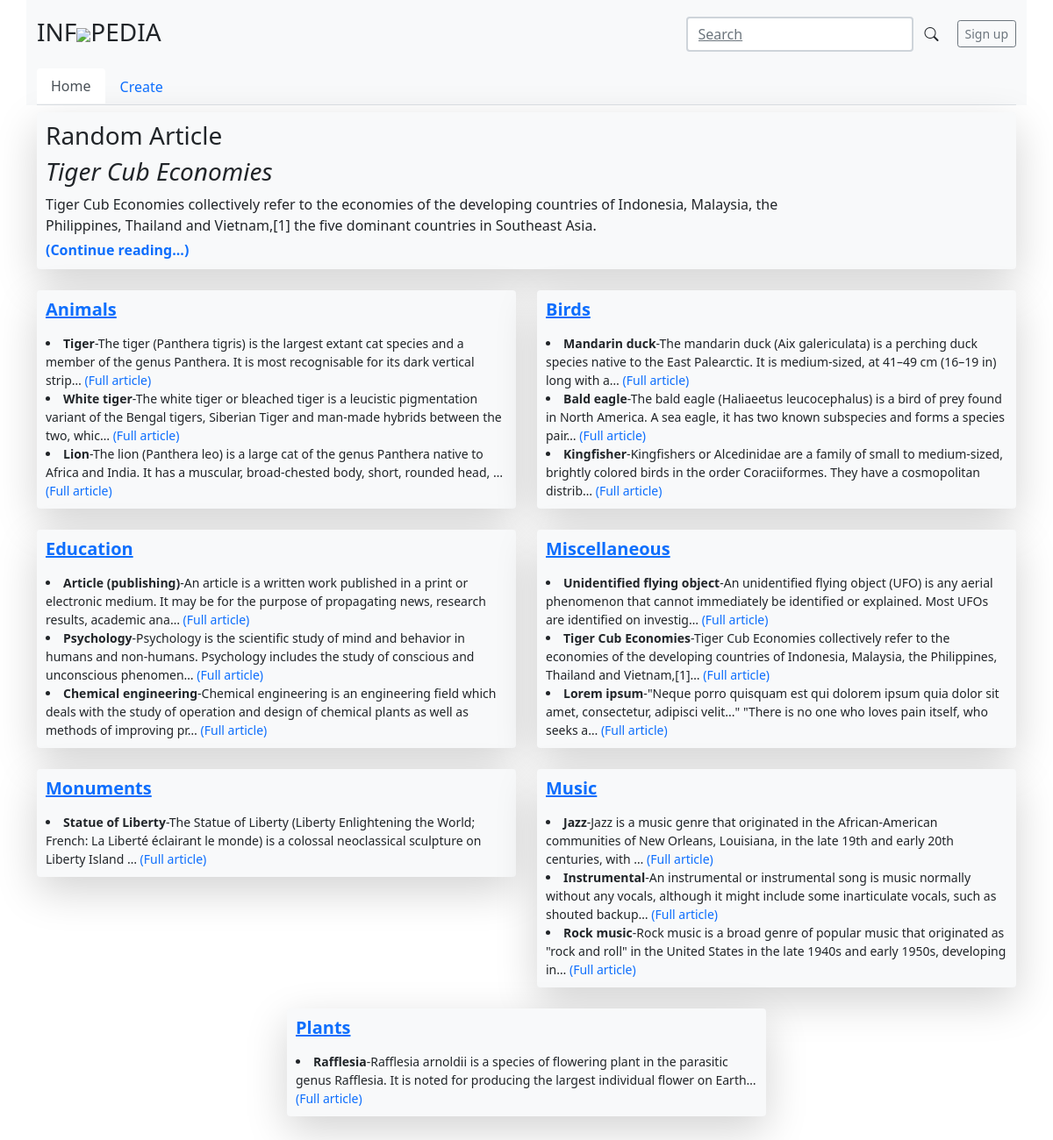
/home/, run on the app's committed database.
### index/models.py (models this page shows, shortened)
class MainArticle(models.Model):
	category = models.ForeignKey(Category, related_name='mainarticle', on_delete=models.SET_DEFAULT, null=True, blank=True, default=1)
	title= models.CharField(max_length=100)
	short_description = models.CharField(max_length=500, blank=True, null=True)
	slug=models.SlugField(max_length = 250, null=False,)
	published_at = models.DateTimeField(auto_now_add=True)
	updated_at = models.DateTimeField(auto_now=True)

class Category(models.Model):
	category = models.CharField(max_length=100)
	class Meta:
		verbose_name_plural = "categories"
	def __str__(self):
		return self.category
	'''def save(self, *args, **kwargs):
		qs = Category.objects.filter(category=self.category)
		if qs.exists():
			raise ValidationError('This category already exists')
		else:
			return super().save(*args, **kwargs)'''

### index/views.py (the view)
# urls.py: path('home/', views.home, name="home"),
def home(request):
	global categories
	articles = MainArticle.objects.all().order_by('-published_at')
	random_article = random.choice(articles)
	context={'articles':articles, 'home_title':"Home",'categories':categories, 'random_article':random_article}
	return render(request, 'index/articles/home.html', context)

### index/templates/index/articles/home.html (shortened to what this page needs)
{% extends 'base/base.html' %}
{% block content %}
<main class="container">
<div class="p-2 mb-4 text-black rounded bg-light border border-2 border-light shadow-lg">
  <div class="row">
    <div class="col-md-10">
      <h3>Random Article</h3>
      <h3 class="fst-italic">{{random_article.title}}</h3>
      <p class="my-1">{{random_article.short_description|truncatechars:500}}</p>
      <a  href="{% url 'article_detail' random_article.id random_article.slug %}" class="mb-0 text-black fw-bold" style='text-decoration:none'>(Continue reading...)</a>
    </div>
  </div>
</div>
<div class="row mb-2 justify-content-center">
  {% for category in categories %}
  <div class="col-md-6">
    <div class="row g-0 border border-2 bg-light border-light rounded overflow-hidden flex-md-row mb-4 shadow-success shadow-lg h-md-250 position-relative">
      <div class="col p-2 d-flex flex-column position-static">
        <h5><strong class="d-inline-block mb-2 text-primary"><a href="{% url 'category' category.id  category.category %}">{{category}}</a></strong></h5>
        {% for article in category.mainarticle.all|slice:":3" %}
        <small class="mb-0 card-text mb-auto">
          <li><b>{{article.title}}</b>-{{article.short_description|truncatechars:150}}
            <a href="{% url 'article_detail' article.id article.slug %}" class="" style='text-decoration:none'>
              (Full article)
            </a>
          </li></small>
        {% endfor %}
      </div>
    </div>
  </div>
  {% endfor %}
</div>
</main>
{% endblock %}

### data on the page
MainArticle: title "Tiger Cub Economies", short_description "Tiger Cub Economies collectively refer to the economies of the developing countries of Indonesia, Malaysia, the Philippines, Thailand and Vietnam,[1] the five dominant countries in Southeast Asia.", short_description "Tiger Cub Economies collectively refer to the economies of the developing countries of Indonesia, Malaysia, the Philippines, Thailand and Vietnam,[1]…"
Category: category "Animals"
MainArticle: title "Tiger", short_description "The tiger (Panthera tigris) is the largest extant cat species and a member of the genus Panthera. It is most recognisable for its dark vertical strip…"
MainArticle: title "White tiger", short_description "The white tiger or bleached tiger is a leucistic pigmentation variant of the Bengal tigers, Siberian Tiger and man-made hybrids between the two, whic…"
MainArticle: title "Lion", short_description "The lion (Panthera leo) is a large cat of the genus Panthera native to Africa and India. It has a muscular, broad-chested body, short, rounded head, …"
Category: category "Birds"
MainArticle: title "Mandarin duck", short_description "The mandarin duck (Aix galericulata) is a perching duck species native to the East Palearctic. It is medium-sized, at 41–49 cm (16–19 in) long with a…"
MainArticle: title "Bald eagle", short_description "The bald eagle (Haliaeetus leucocephalus) is a bird of prey found in North America. A sea eagle, it has two known subspecies and forms a species pair…"
MainArticle: title "Kingfisher", short_description "Kingfishers or Alcedinidae are a family of small to medium-sized, brightly colored birds in the order Coraciiformes. They have a cosmopolitan distrib…"
Category: category "Education"
MainArticle: title "Article (publishing)", short_description "An article is a written work published in a print or electronic medium. It may be for the purpose of propagating news, research results, academic ana…"
MainArticle: title "Psychology", short_description "Psychology is the scientific study of mind and behavior in humans and non-humans. Psychology includes the study of conscious and unconscious phenomen…"
MainArticle: title "Chemical engineering", short_description "Chemical engineering is an engineering field which deals with the study of operation and design of chemical plants as well as methods of improving pr…"
Category: category "Miscellaneous"
MainArticle: title "Unidentified flying object", short_description "An unidentified flying object (UFO) is any aerial phenomenon that cannot immediately be identified or explained. Most UFOs are identified on investig…"
MainArticle: title "Lorem ipsum", short_description "\"Neque porro quisquam est qui dolorem ipsum quia dolor sit amet, consectetur, adipisci velit...\" \"There is no one who loves pain itself, who seeks a…"
Category: category "Monuments"
MainArticle: title "Statue of Liberty", short_description "The Statue of Liberty (Liberty Enlightening the World; French: La Liberté éclairant le monde) is a colossal neoclassical sculpture on Liberty Island …"
Category: category "Music"
MainArticle: title "Jazz", short_description "Jazz is a music genre that originated in the African-American communities of New Orleans, Louisiana, in the late 19th and early 20th centuries, with …"
MainArticle: title "Instrumental", short_description "An instrumental or instrumental song is music normally without any vocals, although it might include some inarticulate vocals, such as shouted backup…"
MainArticle: title "Rock music", short_description "Rock music is a broad genre of popular music that originated as \"rock and roll\" in the United States in the late 1940s and early 1950s, developing in…"
Category: category "Plants"
MainArticle: title "Rafflesia", short_description "Rafflesia arnoldii is a species of flowering plant in the parasitic genus Rafflesia. It is noted for producing the largest individual flower on Earth…"
